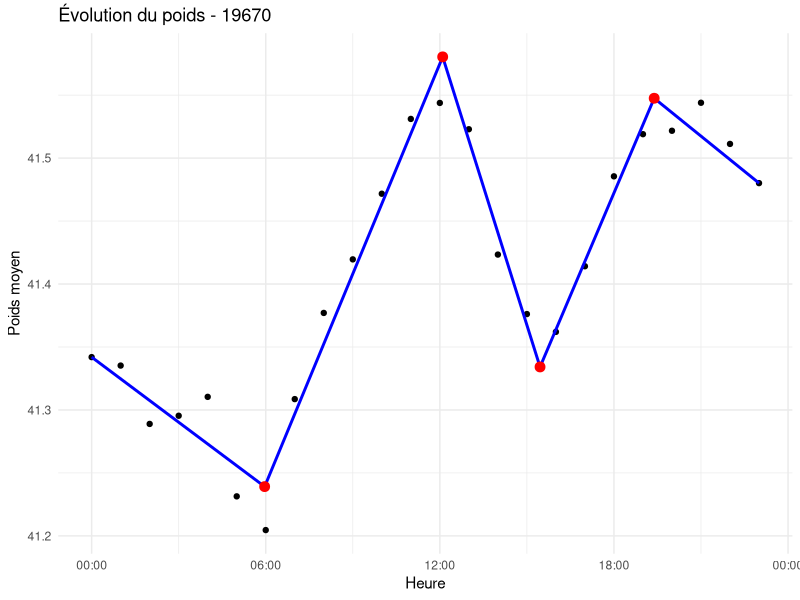
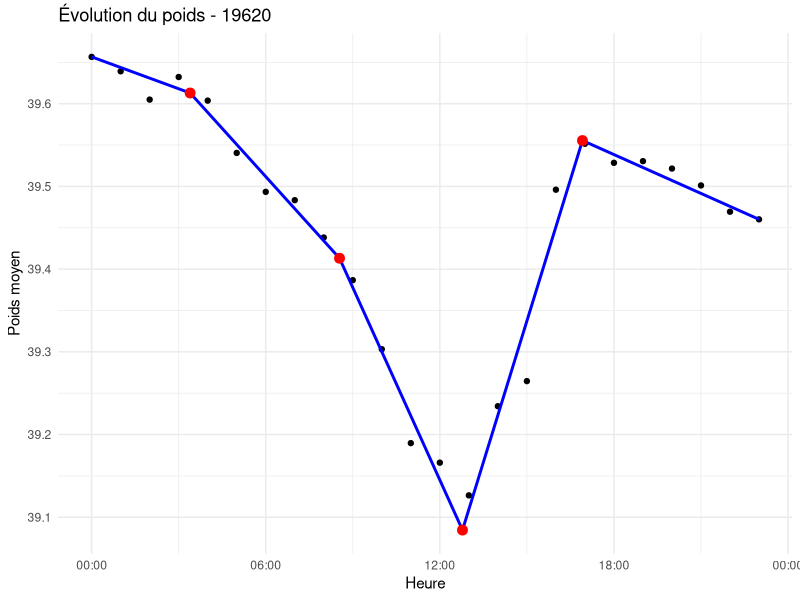
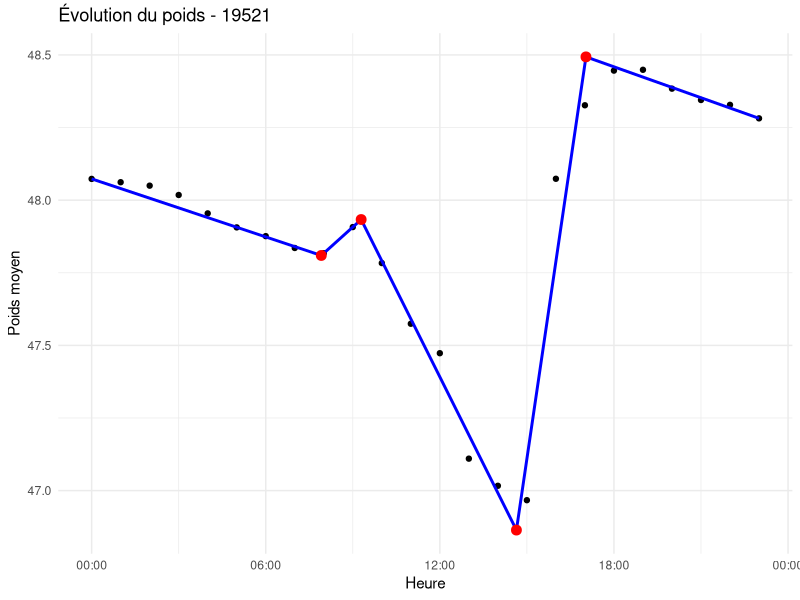
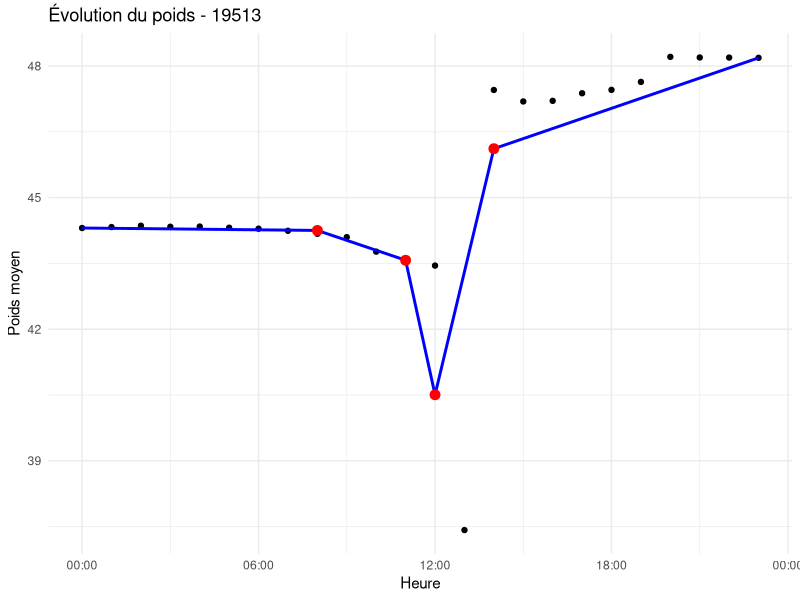
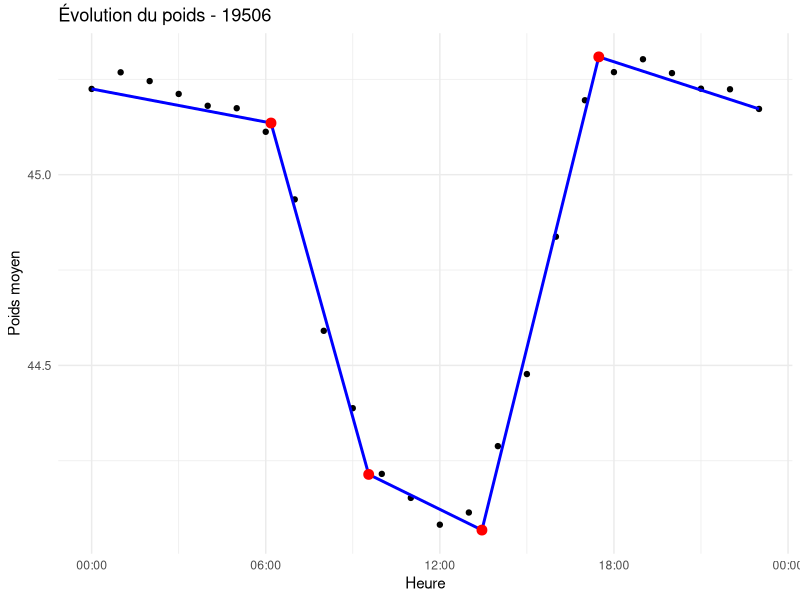
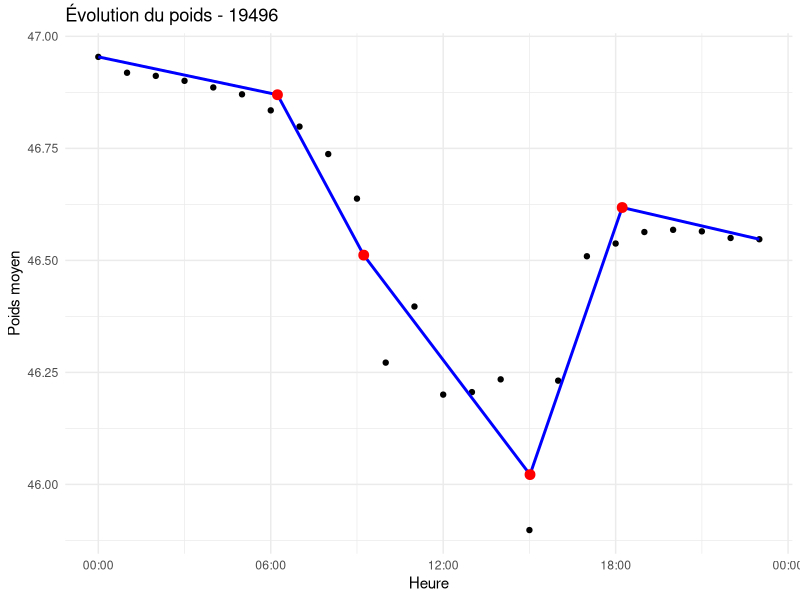
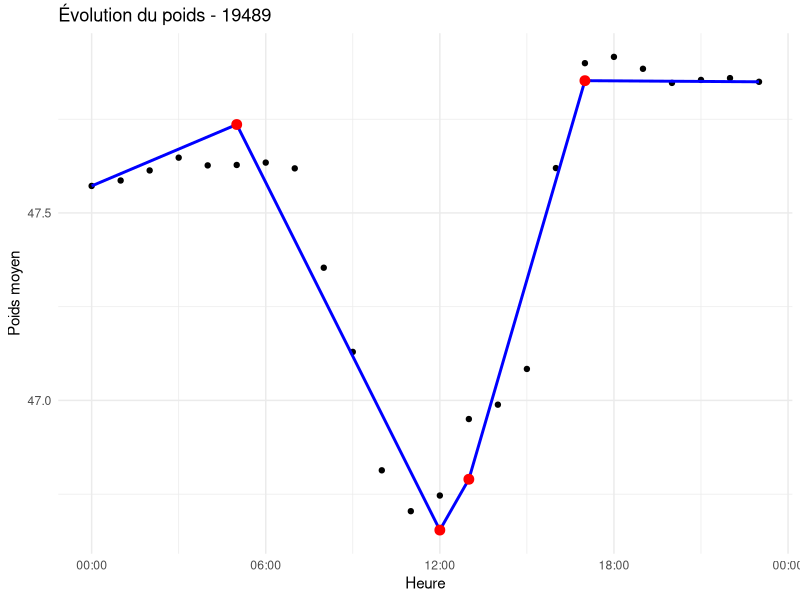

These figures' R source, in order:
## ---- chunk 1

# Charger les données
library(readxl)
library(dplyr)
library(ggplot2)
library(segmented)
library(scales)

# Lire les données
poids <- read_excel("../BD/Weight_2023_Sica_Confoux.xlsx")
colnames(poids) <- c("date", "Confoux - 412", "Confoux - 409", "Confoux - 435",
                     "Confoux - 430", "Confoux - 404", "Confoux - 405",
                     "Sica - 415", "Sica - 428", "Sica - 444",
                     "Sica - 412", "Sica - Y", "Sica - 89")

# Sous-table avec les ruches SICA
poids_sica <- poids[, c(1, 8:13)]

# Dates à traiter
dates_a_traiter <- as.Date(c("2023-11-09", "2023-09-20", 
                             "2023-06-13", "2023-06-05", "2023-05-29", 
                             "2023-05-19", "2023-05-12"))

# Boucle sur les dates
for (jour in dates_a_traiter) {
  poids_restreint2 <- poids_sica %>%
    filter(as.Date(date) == jour)
  
  if (nrow(poids_restreint2) == 0) {
    cat("Pas de données pour le", jour, "\n")
    next
  }

  poids_moyen <- data.frame(date = poids_restreint2$date,
                            poids = rowMeans(poids_restreint2[,-1], na.rm = TRUE)) 
  
  colnames(poids_restreint2)[2] <- "poids"
  
  poids_moyen$date_num <- as.numeric(poids_restreint2$date)
  modele <- lm(poids ~ date_num, data = poids_moyen)
  
  modele_segmente <- segmented(modele, seg.Z = ~date_num, npsi = 4, silent = TRUE)
  breakpoints <- modele_segmente$psi[, "Est."]
  breakpoints_dates <- as.POSIXct(breakpoints, origin = "1970-01-01")
  
  # Sécurité si on a moins de 4 breakpoints
  if (length(breakpoints) < 4) {
    cat("Pas assez de breakpoints pour le", jour, "\n")
    next
  }
  
  start_date <- poids_moyen$date[1]
  end_date <- poids_moyen$date[nrow(poids_moyen)]
  start_p <- poids_moyen$poids[1]
  end_p <- poids_moyen$poids[nrow(poids_moyen)]
  
  first_bp_p <- predict(modele_segmente, newdata = data.frame(date_num = breakpoints[1]))
  last_bp_p <- predict(modele_segmente, newdata = data.frame(date_num = breakpoints[length(breakpoints)]))
  
  first_bp_date <- breakpoints_dates[1]
  first_bp_date2 <- breakpoints_dates[4]
  last_bp_date <- breakpoints_dates[length(breakpoints)]
  
  p <- ggplot(poids_moyen, aes(x = date, y = poids)) +
    geom_point() +
    labs(x = "Heure", y = "Poids moyen", title = paste("Évolution du poids -", as.character(jour))
) +

    geom_line(data = data.frame(date = c(end_date, first_bp_date),
                                poids = c(end_p, first_bp_p)),
              aes(x = date, y = poids), color = "blue", size = 1) +
    
    geom_line(data = data.frame(date = breakpoints_dates,
                                poids = predict(modele_segmente, newdata = data.frame(date_num = breakpoints))),
              aes(x = date, y = poids), color = "blue", size = 1) +
    
    geom_line(data = data.frame(date = c(first_bp_date2 , start_date),
                                poids = c(last_bp_p, start_p)),
              aes(x = date, y = poids), color = "blue", size = 1) +
    
    geom_point(data = data.frame(date = breakpoints_dates,
                                 poids = predict(modele_segmente, newdata = data.frame(date_num = breakpoints))),
               aes(x = date, y = poids), color = "red", size = 3) +
    
    scale_x_datetime(labels = date_format("%H:%M")) +
    theme_minimal()
  
  print(p)
  

}
